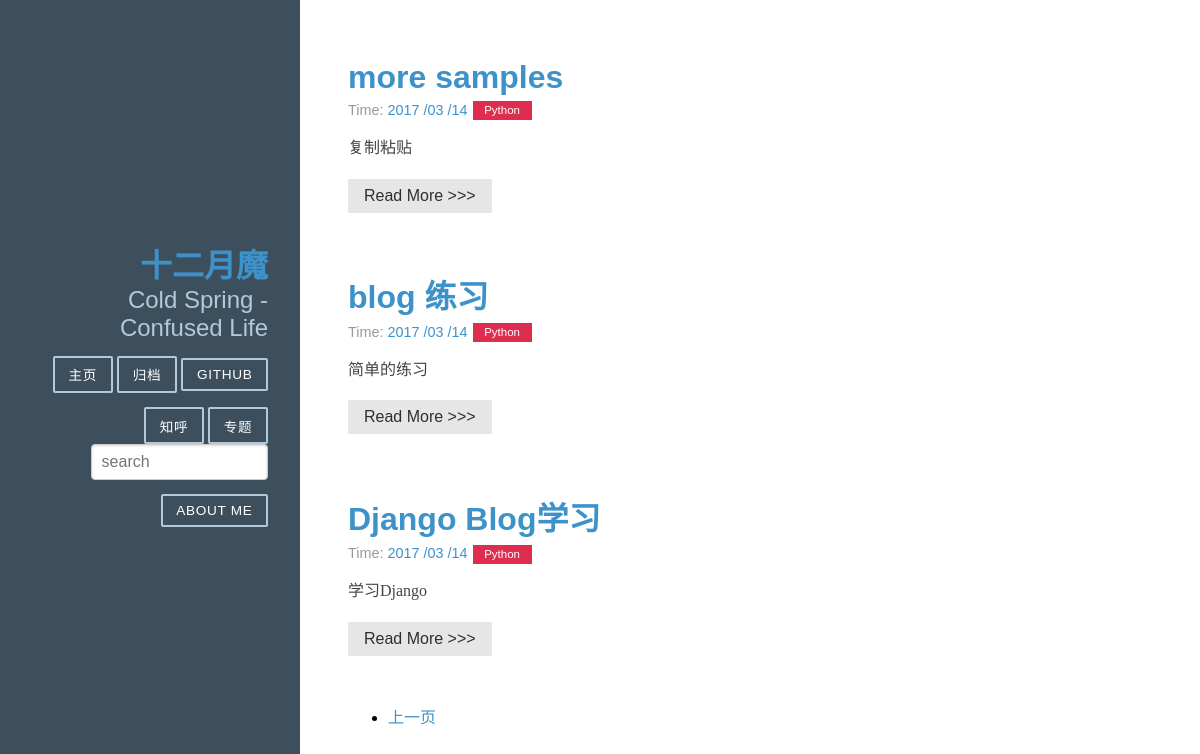
Screenshot of /?page=2 with the database file from the repository.
### article/models.py (models this page shows, shortened)
class Article(models.Model):
    title=models.CharField(max_length=100)#博客题目
    category=models.CharField(max_length=50,blank=True)#博客标签
    date_time=models.DateTimeField(auto_now_add=True)#博客日期
    content=models.TextField(blank=True,null=True)#博客文章正文
    class Meta:
        ordering=['-date_time']

### article/views.py (the view)
# urls.py: 2. Add a URL to urlpatterns:  url(r'^$', views.home, name='home')
def home(request):
    posts=Article.objects.all()
    paginator=Paginator(posts,5)#每页显示两个
    page=request.GET.get('page')
    try:
        post_list=paginator.page(page)
    except PageNotAnInteger:
        post_list=paginator.page(1)
    except EmptyPage:
        post_list=paginator.paginator(paginator.num_pages)
    return render(request, 'home.html', {'post_list' : post_list})

### article/templatetags/custom_markdown.py (called while the page is built)
@register.filter(is_safe=True)  #注册template filter
@stringfilter  #希望字符串作为参数
def custom_markdown(value):
    return mark_safe(markdown.markdown(value,
        extensions = ['markdown.extensions.fenced_code', 'markdown.extensions.codehilite'],
                                       safe_mode=True,
                                       enable_attributes=False))

### templates/home.html (shortened to what this page needs)
{% extends "base.html" %}
{% load custom_markdown %}
{% block content %}
<div class="posts">
    {% for post in post_list %}
        <section class="post">
            <header class="post-header">
                <h2 class="post-title"><a href="{% url "detail" id=post.id %}">{{ post.title }}</a></h2>
                    <p class="post-meta">
                        Time:  <a class="post-author" href="#">{{ post.date_time |date:"Y /m /d"}}</a> <a class="post-category post-category-js" href="{% url "search_tag" tag=post.category %}">{{ post.category|title }}</a>
                    </p>
            </header>
                <div class="post-description">
                    <p>
                        {{ post.content|custom_markdown|truncatewords:10 }}
                    </p>
                </div>
                <a class="pure-button" href="{% url "detail" id=post.id %}">Read More >>> </a>
        </section>
    {% endfor %}
   {% if post_list.object_list and post_list.paginator.num_pages > 1 %}
      <div>
      <ul class="pager">
      {% if post_list.has_previous %}
        <li><a href="?page={{ post_list.previous_page_number }}">上一页</a></li>
      {% endif %}
      </ul>
      </div>
    {% endif %}
</div>
{% endblock %}

### static/pure/pure-min.css (style rules this page uses)
html { font-family:sans-serif;-ms-text-size-adjust:100%;-webkit-text-size-adjust:100% }
body { margin:0 }
article,aside,details,figcaption,figure,footer,header,hgroup,main,menu,nav,section,summary { display:block }
a { background-color:transparent }
.pure-button,input { line-height:normal }
.pure-button,.pure-form input:not([type]),.pure-menu { box-sizing:border-box }
.pure-button { display:inline-block;zoom:1;white-space:nowrap;vertical-align:middle;text-align:center;cursor:pointer;-webkit-user-drag:none;-webkit-user-select:none;-moz-user-select:none;-ms-user-select:none;user-select:none }
.pure-button { font-family:inherit;font-size:100%;padding:.5em 1em;color:#444;color:rgba(0,0,0,.8);border:1px solid #999;border:transparent;background-color:#E6E6E6;text-decoration:none;border-radius:2px }

### static/blog.css (style rules this page uses)
* { -webkit-box-sizing: border-box; -moz-box-sizing: border-box; box-sizing: border-box; }
a { text-decoration: none; color: rgb(61, 146, 201); }
.post { padding-bottom: 2em; }
.post-title { font-size: 2em; color: #222; margin-bottom: 0.2em; }
.post-description { font-family: Georgia, "Cambria", serif; color: #444; line-height: 1.8em; }
.post-meta { color: #999; font-size: 90%; margin: 0; }
.post-category { margin: 0 0.1em; padding: 0.3em 1em; color: #fff; background: #999; font-size: 80%; }
.post-category-js { background: #df2d4f; }

### rows the page displays
Article: title "more samples", date_time "2017 /03 /14", category "Python", content|custom_markdown "复制粘贴"
Article: title "blog 练习", date_time "2017 /03 /14", category "Python", content|custom_markdown "简单的练习"
Article: title "Django Blog学习", date_time "2017 /03 /14", category "Python", content|custom_markdown "学习Django"
